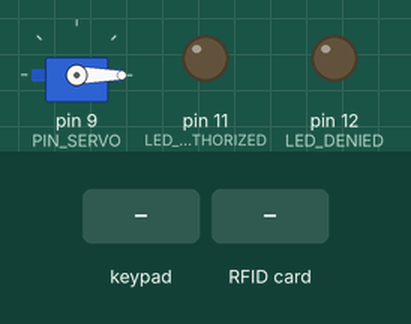
Bench run of a sketch on a simulated Arduino Mega 2560, built with avr-gcc and run on an emulated ATmega2560. Parts: servo, output pins drawn as LEDs (lit = HIGH). Dashed ring = blinking. Inputs (shaded band) come from the test bench. Pins used as bus, display or sensor lines are not drawn; what the sketch prints to the serial monitor is not drawn.

Above: at 1.2 s.
1.3 s: key 'C' pressed
At 1.7 s:
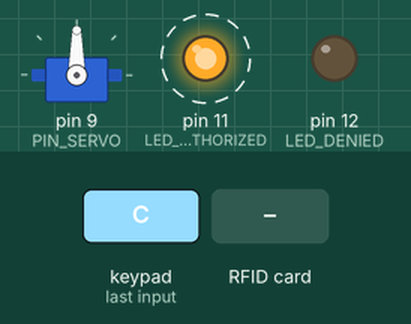
4.3 s: RFID card 5E 7A 19 C4 held to the reader
At 4.7 s:
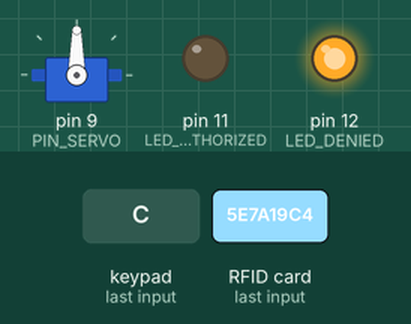
7.3 s: keypad keys 0 7 1 0 1 7 A pressed 0.4 s apart
At 12.2 s:
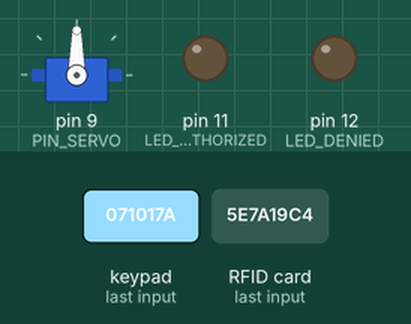
Timing chart, 0 to 13.7 s (numbered marks = the images above; inputs shaded):
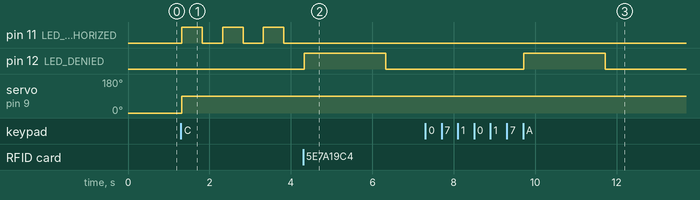

The sketch:

main.ino
```cpp
#include <Servo.h>
#include <SPI.h>
#include <MFRC522.h>
#include <Keypad.h>

#define LED_AUTHORIZED 11
#define LED_DENIED 12
#define SS_PIN 53
#define RST_PIN 5
#define PIN_SERVO 9
#define OPEN_ANGLE 0
#define CLOSE_ANGLE 90
#define DLENGTH 7

MFRC522 mfrc522(SS_PIN, RST_PIN);   // Create MFRC522 instance.
Servo myservo;	// Create Servo instance.

// Code
char card[] = "39 38 36 94";
char code[] = "071017A";

const byte ROWS = 4;    //four rows
const byte COLS = 4;    //four columns

//define the cymbols on the buttons of the keypads
char hexaKeys[ROWS][COLS] = {
	{'1','2','3','A'},
	{'4','5','6','B'},
	{'7','8','9','C'},
	{'*','0','#','D'}
};

byte rowPins[ROWS] = {29, 28, 27, 26};  //connect to the row pinouts of the keypad
byte colPins[COLS] = {25, 24, 23, 22};  //connect to the column pinouts of the keypad

char digits[DLENGTH];
char closing_key = 'C';
int index = 0;

// Open rotate the servo moteur to open the door
void Open() {
	Serial.println("Opening door");

	index = 0; // Reset the key pad

	digitalWrite(LED_AUTHORIZED, HIGH);
	myservo.write(OPEN_ANGLE);
	delay(3000);
	digitalWrite(LED_AUTHORIZED, LOW);
}

// Blink trun on and off the light
void Blink() {
	for (int i = 0; i < 3; i++) {
		digitalWrite(LED_AUTHORIZED, HIGH);
		delay(500);
		digitalWrite(LED_AUTHORIZED, LOW);
		delay(500);
	}
}

// Close rotate the servo moteur to close the door
void Close() {
	Serial.println("Closing door");

	index = 0; // Reset the key pad

	myservo.write(CLOSE_ANGLE);
	Blink();
}

// Denied turn on a light to show the user that his access is denied
void Denied() {
	Serial.println("Access denied");

	index = 0; // Reset the key pad

	digitalWrite(LED_DENIED, HIGH);
	delay(2000);
	digitalWrite(LED_DENIED, LOW);
}

//initialize an instance of class NewKeypad
Keypad customKeypad = Keypad(makeKeymap(hexaKeys), rowPins, colPins, ROWS, COLS);

void code_porte() {
	char customKey = customKeypad.getKey();

	if (customKey) {
		digits[index] = customKey;
		Serial.print("Key press : ");
		Serial.println(digits);

		// Closing with a button on the keypad
		if (digits[index] == closing_key) {
			Close();

			return;
		}

		index++;

		if (index == DLENGTH) {

			index = 0; // Reset the key pad

			if (strcmp(digits,code) == 0) {
				Serial.println("Authorized access key pad");

				Open();
			} else {
				Denied();
			}
		}
	}
}

// Reset take a new code for the keypad
void Reset() {
	Serial.println("Take a new password");

	int i = 0;

	while (i != DLENGTH) {
		char customKey = customKeypad.getKey();

		if (customKey && customKey != closing_key) {
			code[i] = customKey;

			Serial.print("new key press : ");
			Serial.println(code);

			i++;
		}
	}

	Serial.print("new password : ");
	Serial.println(code);
}

// INIT -------------------------------
void setup() {
	Serial.begin(9600);   // Initiate a serial communication
	Serial.println("Initialisation of the system");

	SPI.begin();      // Initiate  SPI bus
	mfrc522.PCD_Init();   // Initiate MFRC522

	myservo.attach(PIN_SERVO);    // Pin du Servo
	myservo.write(OPEN_ANGLE);    // Initiat servomotor position

	pinMode(LED_AUTHORIZED, OUTPUT);
	pinMode(LED_DENIED, OUTPUT);

	Serial.println("Done !");
}

// MAIN -------------------------------
void loop() {
	// Check code
	code_porte();

	// Look for new cards
	if (!mfrc522.PICC_IsNewCardPresent()) {
		return;
	}

	// Select one of the cards
	if (!mfrc522.PICC_ReadCardSerial()) {
		return;
	}

	// Card ID
	String content= "";
	byte letter;

	for (byte i = 0; i < mfrc522.uid.size; i++) {
		content.concat(String(mfrc522.uid.uidByte[i] < 0x10 ? " 0" : " "));
		content.concat(String(mfrc522.uid.uidByte[i], HEX));
	}

	Serial.println();
	content.toUpperCase();

	if (content.substring(1) == card) {
		Serial.println("Authorized access card");

		Reset();
	}
	else {
		Denied();
	}
}
```

Measured:
- after the input at 1.3 s, pin 11 (LED_AUTHORIZED): alternates HIGH for 0.50 s and LOW for 0.50 s, starting at once; servo on pin 9 (PIN_SERVO): 0° → 90° at once
- after the input at 4.3 s, pin 12 (LED_DENIED): LOW → HIGH at once, → LOW 2.0 s later
- after the input at 7.3 s, pin 12 (LED_DENIED): LOW → HIGH after 2.4 s, → LOW 2.0 s later
